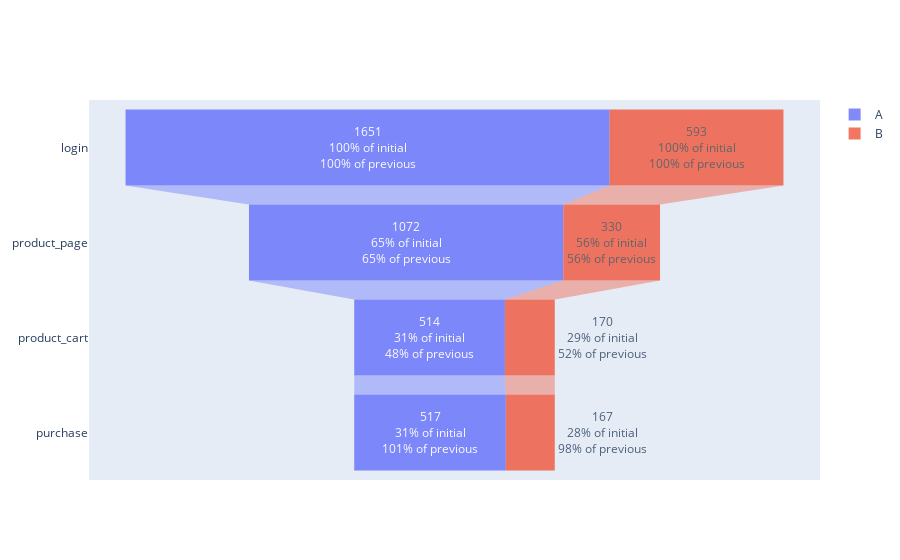

Here is the notebook cell this chart was saved with:
### Code cell
groups=["A","B"]

fig = go.Figure()

for group in groups:
    fig.add_trace(go.Funnel(
        name = group,
        y = exp_by_events.query('group==@group')['event_name'],
        x = exp_by_events.query('group==@group')['users_count'],
        textinfo = "value+percent previous+percent initial",
        opacity = 0.8))

fig.show()

### Figure 1 — Plotly figure (JSON) as saved in the notebook; plotly's stock layout.template omitted (floating-point values rounded to 4 significant figures)
{"data": [{"name": "A", "opacity": 0.8, "textinfo": "value+percent previous+percent initial", "type": "funnel", "x": [1651, 1072, 514, 517], "y": ["login", "product_page", "product_cart", "purchase"]}, {"name": "B", "opacity": 0.8, "textinfo": "value+percent previous+percent initial", "type": "funnel", "x": [593, 330, 170, 167], "y": ["login", "product_page", "product_cart", "purchase"]}], "layout": {}}
